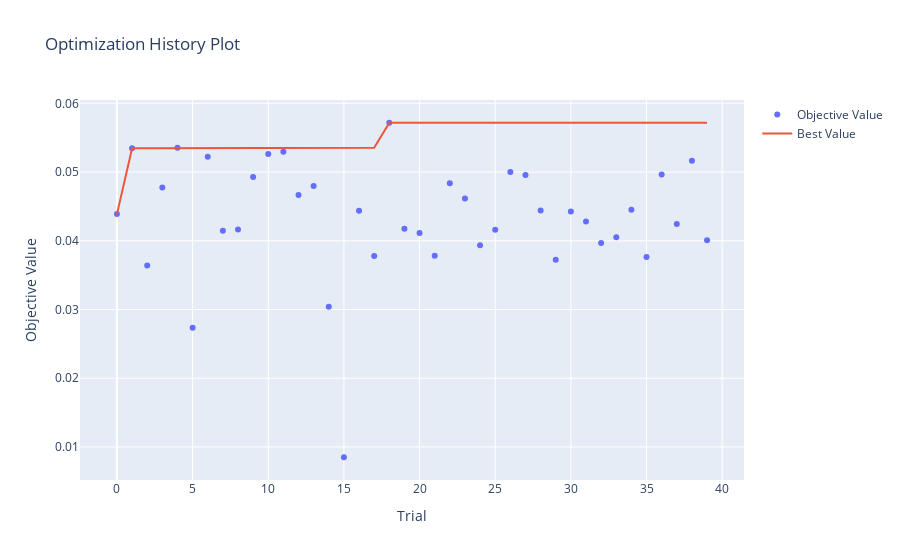
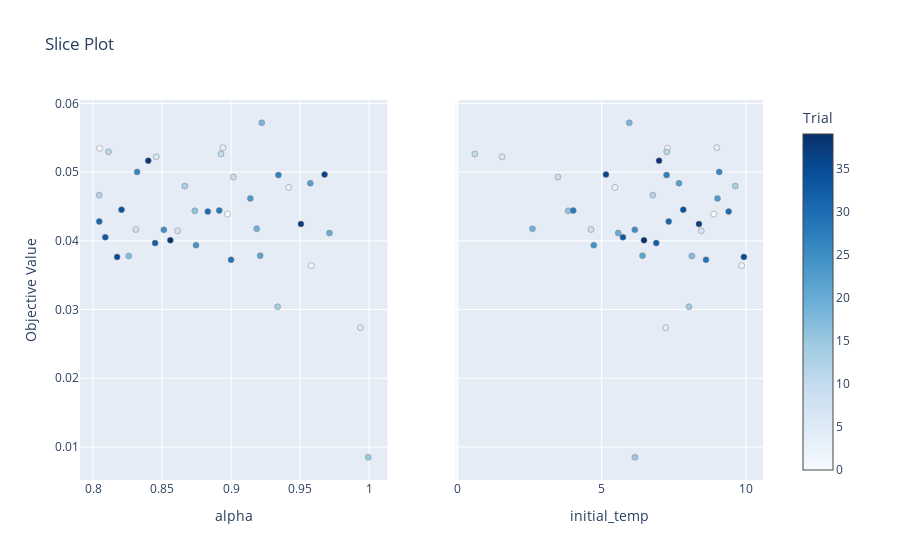

These figures' notebook cell, in order:
### Code cell
# --- 0. CARGA DE DATOS ---
print("Cargando datos y generando grafo...")
df = CDP_0_SRC.get_dataframe()
G = CDP_0_SRC.crear_grafo(df)

# --- 1. CONFIGURACIÓN OPTUNA ---
optuna.logging.set_verbosity(optuna.logging.WARNING)

def calibrar_sa(G, k_calib, n_trials=20):
    """
    Calibra SA, guarda en BD para Dashboard y muestra gráficos.
    """
    print(f"--- Calibrando SA para k={k_calib} ---")
    
    def objective(trial):
        # 1. Parámetros
        init_temp = trial.suggest_float("initial_temp", 0.1, 10.0)
        alpha = trial.suggest_float("alpha", 0.80, 0.9999)
        
        # 2. Ejecutar (versión rápida 2000 evals)
        _, fitness = simulated_annealing_optimized(
            G, k=k_calib, max_evals=2000, 
            initial_temp=init_temp, alpha=alpha
        )
        return fitness

    # 3. Crear estudio CON ALMACENAMIENTO
    study = optuna.create_study(
        direction="maximize",
        storage="sqlite:///calibracion_cdp.db",  # Archivo BD
        study_name="calibracion_sa",            # Nombre único
        load_if_exists=True                     # Continuar si existe
    )
    
    study.optimize(objective, n_trials=n_trials)
    
    # 4. Visualización en Notebook
    print("Generando gráficos interactivos de SA...")
    try:
        fig1 = plot_optimization_history(study)
        fig1.show()
        fig2 = plot_slice(study)
        fig2.show()
    except Exception as e:
        print(f"No se pudieron generar gráficos interactivos: {e}")

    print(f"Mejores params SA: {study.best_params} -> Fit: {study.best_value:.4f}")
    return study.best_params

def calibrar_ga(G, k_calib, n_trials=20):
    """
    Calibra GA, guarda en BD para Dashboard.
    """
    print(f"--- Calibrando GA para k={k_calib} ---")
    
    def objective(trial):
        mutation_rate = trial.suggest_float("mutation_rate", 0.01, 0.5)
        
        _, fitness = genetic_algorithm_optimized(
            G, k=k_calib, pop_size=30, max_evals=2000, 
            mutation_rate=mutation_rate
        )
        return fitness

    # Crear estudio CON ALMACENAMIENTO
    study = optuna.create_study(
        direction="maximize",
        storage="sqlite:///calibracion_cdp.db",
        study_name="calibracion_ga",
        load_if_exists=True
    )
    
    study.optimize(objective, n_trials=n_trials)
    
    # Visualización simple GA
    try:
        fig = plot_optimization_history(study)
        fig.show()
    except: pass
    
    print(f"Mejores params GA: {study.best_params} -> Fit: {study.best_value:.4f}")
    return study.best_params

# --- 2. EJECUCIÓN DE CALIBRACIÓN ---
k_calibracion = 10 

# Borrar estudios previos si quieres empezar de cero
# optuna.delete_study(study_name="calibracion_sa", storage="sqlite:///calibracion_cdp.db")
# optuna.delete_study(study_name="calibracion_ga", storage="sqlite:///calibracion_cdp.db")

print(">>> INICIANDO CALIBRACIÓN <<<")
best_params_sa = calibrar_sa(G, k_calib=k_calibracion, n_trials=20)
best_params_ga = calibrar_ga(G, k_calib=k_calibracion, n_trials=20)


# --- 3. EXPERIMENTACIÓN FINAL ---
k_values = [2, 5, 10, 20, 50, 100] 
n_reps = 5 
max_evals = 100000 # 10^5 evals completo

results_data = []

print("\n>>> INICIANDO EXPERIMENTO FINAL <<<")

for k in k_values:
    print(f"--- Ejecurando para K={k} ---")
    for rep in range(n_reps):
        
        # A. Random Search
        start = time.time()
        rs_fit = random_search(G, k, max_evals)
        results_data.append({'Algorithm': 'Random Search', 'k': k, 'Fitness': rs_fit, 'Time': time.time()-start})
        
        # B. Constructive
        start = time.time()
        fm_const = FastModularity(G)
        fm_const.calculate_from_scratch({n:1 for n in G.nodes()})
        _, const_fit = randomized_constructive_greedy(G, k, fm_const)
        results_data.append({'Algorithm': 'Constructive', 'k': k, 'Fitness': const_fit, 'Time': time.time()-start})
        
        # C. Simulated Annealing
        start = time.time()
        _, sa_fit = simulated_annealing_optimized(
            G, k, max_evals, 
            initial_temp=best_params_sa["initial_temp"], 
            alpha=best_params_sa["alpha"]
        )
        results_data.append({'Algorithm': 'SA', 'k': k, 'Fitness': sa_fit, 'Time': time.time()-start})
        
        # D. Genetic Algorithm
        start = time.time()
        _, ga_fit = genetic_algorithm_optimized(
            G, k, 
            pop_size=50, 
            max_evals=max_evals, 
            mutation_rate=best_params_ga["mutation_rate"]
        )
        results_data.append({'Algorithm': 'GA', 'k': k, 'Fitness': ga_fit, 'Time': time.time()-start})

# --- 4. VISUALIZACIÓN FINAL ---
df_res = pd.DataFrame(results_data)

plt.figure(figsize=(12, 6))
sns.lineplot(data=df_res, x='k', y='Fitness', hue='Algorithm', marker='o')
plt.title('Comparación de Algoritmos (Modularidad vs K)')
plt.grid(True)
plt.show()

plt.figure(figsize=(12, 6))
sns.boxplot(data=df_res, x='Algorithm', y='Fitness')
plt.title('Distribución de Fitness por Algoritmo')
plt.show()

# Para ver resultados:
# 1- Instalar optuna-dashboard (py -m pip install optuna-dashboard)
# 2- Ejecutar código del notebook
# 3- Escribir [optuna-dashboard sqlite:///calibracion_cdp.db] en la terminal
# 4- Abrir el localhost que marque y ver resultados

### Figure 1 — Plotly figure (JSON) as saved in the notebook; plotly's stock layout.template omitted (floating-point values rounded to 4 significant figures)
{"data": [{"mode": "markers", "name": "Objective Value", "type": "scatter", "x": [0, 1, 2, 3, 4, 5, 6, 7, 8, 9, 10, 11, 12, 13, 14, 15, 16, 17, 18, 19, 20, 21, 22, 23, 24, 25, 26, 27, 28, 29, 30, 31, 32, 33, 34, 35, 36, 37, 38, 39], "y": [0.04388, 0.05345, 0.03639, 0.04776, 0.05355, 0.02736, 0.05221, 0.04145, 0.04164, 0.04928, 0.05264, 0.05294, 0.04664, 0.04796, 0.0304, 0.008507, 0.04436, 0.03779, 0.05717, 0.04176, 0.04112, 0.03784, 0.04839, 0.04617, 0.03936, 0.0416, 0.05002, 0.04956, 0.04441, 0.03723, 0.04425, 0.04281, 0.03967, 0.0405, 0.04453, 0.03765, 0.04965, 0.04244, 0.05166, 0.04008]}, {"mode": "lines", "name": "Best Value", "type": "scatter", "x": [0, 1, 2, 3, 4, 5, 6, 7, 8, 9, 10, 11, 12, 13, 14, 15, 16, 17, 18, 19, 20, 21, 22, 23, 24, 25, 26, 27, 28, 29, 30, 31, 32, 33, 34, 35, 36, 37, 38, 39], "y": [0.04388, 0.05345, 0.05345, 0.05345, 0.05355, 0.05355, 0.05355, 0.05355, 0.05355, 0.05355, 0.05355, 0.05355, 0.05355, 0.05355, 0.05355, 0.05355, 0.05355, 0.05355, 0.05717, 0.05717, 0.05717, 0.05717, 0.05717, 0.05717, 0.05717, 0.05717, 0.05717, 0.05717, 0.05717, 0.05717, 0.05717, 0.05717, 0.05717, 0.05717, 0.05717, 0.05717, 0.05717, 0.05717, 0.05717, 0.05717]}, {"marker": {"color": "#cccccc"}, "mode": "markers", "name": "Infeasible Trial", "showlegend": false, "type": "scatter", "x": [], "y": []}], "layout": {"title": {"text": "Optimization History Plot"}, "xaxis": {"title": {"text": "Trial"}}, "yaxis": {"title": {"text": "Objective Value"}}}}

### Figure 2 — Plotly figure (JSON) as saved in the notebook; plotly's stock layout.template omitted (floating-point values rounded to 4 significant figures)
{"data": [{"marker": {"color": [0, 1, 2, 3, 4, 5, 6, 7, 8, 9, 10, 11, 12, 13, 14, 15, 16, 17, 18, 19, 20, 21, 22, 23, 24, 25, 26, 27, 28, 29, 30, 31, 32, 33, 34, 35, 36, 37, 38, 39], "colorbar": {"title": {"text": "Trial"}, "x": 1, "xpad": 40}, "colorscale": [[0, "rgb(247,251,255)"], [0.125, "rgb(222,235,247)"], [0.25, "rgb(198,219,239)"], [0.375, "rgb(158,202,225)"], [0.5, "rgb(107,174,214)"], [0.625, "rgb(66,146,198)"], [0.75, "rgb(33,113,181)"], [0.875, "rgb(8,81,156)"], [1, "rgb(8,48,107)"]], "line": {"color": "Grey", "width": 0.5}, "showscale": true}, "mode": "markers", "name": "Feasible Trial", "showlegend": false, "type": "scatter", "x": [0.8975, 0.8047, 0.9582, 0.9417, 0.8941, 0.9937, 0.8458, 0.8613, 0.831, 0.9016, 0.8927, 0.8112, 0.8044, 0.8665, 0.9337, 0.9994, 0.8737, 0.8258, 0.9222, 0.9186, 0.9713, 0.9211, 0.9574, 0.914, 0.8746, 0.8513, 0.8319, 0.9343, 0.8914, 0.9, 0.8831, 0.8045, 0.8449, 0.8089, 0.8206, 0.8174, 0.9677, 0.9506, 0.84, 0.856], "xaxis": "x", "y": [0.04388, 0.05345, 0.03639, 0.04776, 0.05355, 0.02736, 0.05221, 0.04145, 0.04164, 0.04928, 0.05264, 0.05294, 0.04664, 0.04796, 0.0304, 0.008507, 0.04436, 0.03779, 0.05717, 0.04176, 0.04112, 0.03784, 0.04839, 0.04617, 0.03936, 0.0416, 0.05002, 0.04956, 0.04441, 0.03723, 0.04425, 0.04281, 0.03967, 0.0405, 0.04453, 0.03765, 0.04965, 0.04244, 0.05166, 0.04008], "yaxis": "y"}, {"marker": {"color": [0, 1, 2, 3, 4, 5, 6, 7, 8, 9, 10, 11, 12, 13, 14, 15, 16, 17, 18, 19, 20, 21, 22, 23, 24, 25, 26, 27, 28, 29, 30, 31, 32, 33, 34, 35, 36, 37, 38, 39], "colorbar": {"title": {"text": "Trial"}, "x": 1, "xpad": 40}, "colorscale": [[0, "rgb(247,251,255)"], [0.125, "rgb(222,235,247)"], [0.25, "rgb(198,219,239)"], [0.375, "rgb(158,202,225)"], [0.5, "rgb(107,174,214)"], [0.625, "rgb(66,146,198)"], [0.75, "rgb(33,113,181)"], [0.875, "rgb(8,81,156)"], [1, "rgb(8,48,107)"]], "line": {"color": "Grey", "width": 0.5}, "showscale": false}, "mode": "markers", "name": "Feasible Trial", "showlegend": false, "type": "scatter", "x": [8.882, 7.279, 9.847, 5.461, 8.987, 7.216, 1.55, 8.45, 4.628, 3.486, 0.6043, 7.252, 6.768, 9.628, 8.023, 6.151, 3.84, 8.119, 5.955, 2.603, 5.572, 6.415, 7.677, 9.012, 4.726, 6.147, 9.071, 7.248, 4.016, 8.612, 9.397, 7.32, 6.89, 5.736, 7.825, 9.925, 5.148, 8.368, 6.987, 6.466], "xaxis": "x2", "y": [0.04388, 0.05345, 0.03639, 0.04776, 0.05355, 0.02736, 0.05221, 0.04145, 0.04164, 0.04928, 0.05264, 0.05294, 0.04664, 0.04796, 0.0304, 0.008507, 0.04436, 0.03779, 0.05717, 0.04176, 0.04112, 0.03784, 0.04839, 0.04617, 0.03936, 0.0416, 0.05002, 0.04956, 0.04441, 0.03723, 0.04425, 0.04281, 0.03967, 0.0405, 0.04453, 0.03765, 0.04965, 0.04244, 0.05166, 0.04008], "yaxis": "y2"}], "layout": {"title": {"text": "Slice Plot"}, "xaxis": {"anchor": "y", "domain": [0, 0.45], "title": {"text": "alpha"}}, "xaxis2": {"anchor": "y2", "domain": [0.55, 1], "title": {"text": "initial_temp"}}, "yaxis": {"anchor": "x", "domain": [0, 1], "title": {"text": "Objective Value"}}, "yaxis2": {"anchor": "x2", "domain": [0, 1], "matches": "y", "showticklabels": false}}}
